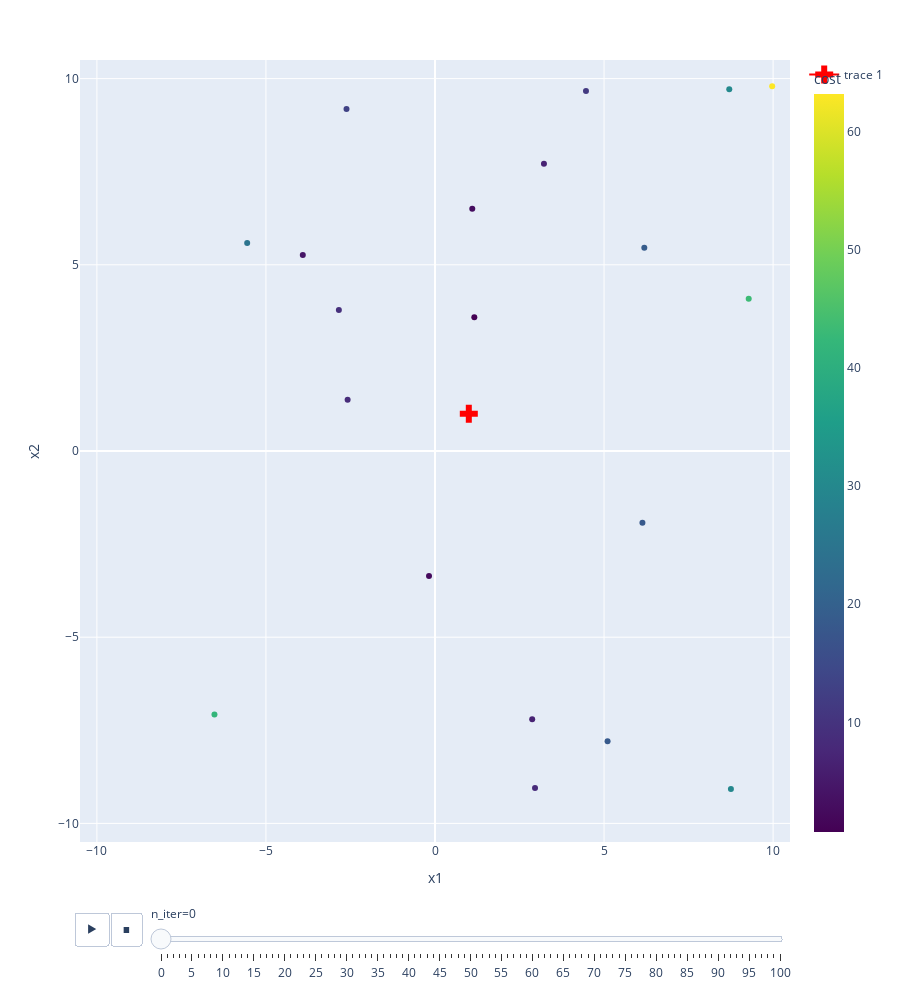

Notebook code cell kept with this figure:
### Markdown cell above
# [Levy](https://www.sfu.ca/~ssurjano/levy.html)

$f(\pmb{x^*}) = 0, at \pmb{x^*} = (1,..,1)$

### Code cell
sbc = pb.SimpleBeesContinuous(
    n_scout_bees = 20, 
    elite_site_params = (5,15), 
    best_site_params = (5, 10),
    bounds = (-10,10), 
    n_dim = 2,
    nbhd_radius = 2,
)

sbc.optimize(pb.levy)
sbc.plot(global_min=(1,1))

### Figure 1 — Plotly figure (JSON) as saved in the notebook; plotly's stock layout.template omitted (floating-point values rounded to 4 significant figures)
{"data": [{"hoverlabel": {"namelength": 0}, "hovertemplate": "n_iter=0<br>x1=%{x}<br>x2=%{y}<br>cost=%{marker.color}", "ids": [0, 1, 2, 3, 4, 5, 6, 7, 8, 9, 10, 11, 12, 13, 14, 15, 16, 17, 18, 19], "legendgroup": "", "marker": {"color": [0.7246, 2.244, 2.838, 4.445, 6.676, 6.826, 8.354, 8.477, 9.359, 11.39, 13.03, 18.16, 18.46, 18.82, 24.85, 29.77, 30.22, 41.84, 43.26, 63.17], "coloraxis": "coloraxis", "symbol": "circle"}, "mode": "markers", "name": "", "showlegend": false, "type": "scatter", "x": [1.163, -0.1772, 1.103, -3.911, 2.875, 3.222, 2.958, -2.584, -2.844, 4.465, -2.617, 6.135, 5.105, 6.191, -5.556, 8.752, 8.703, -6.523, 9.279, 9.973], "xaxis": "x", "y": [3.595, -3.354, 6.505, 5.262, -7.203, 7.711, -9.047, 1.375, 3.788, 9.666, 9.185, -1.927, -7.796, 5.459, 5.589, -9.078, 9.713, -7.078, 4.088, 9.797], "yaxis": "y"}, {"marker": {"color": "Red", "size": 15, "symbol": "cross"}, "type": "scatter", "x": [1], "y": [1]}], "layout": {"coloraxis": {"colorbar": {"title": {"text": "cost"}}, "colorscale": [[0, "#440154"], [0.1111, "#482878"], [0.2222, "#3e4989"], [0.3333, "#31688e"], [0.4444, "#26828e"], [0.5556, "#1f9e89"], [0.6667, "#35b779"], [0.7778, "#6ece58"], [0.8889, "#b5de2b"], [1, "#fde725"]]}, "height": 1000, "legend": {"tracegroupgap": 0}, "margin": {"t": 60}, "sliders": [{"active": 0, "currentvalue": {"prefix": "n_iter="}, "len": 0.9, "pad": {"b": 10, "t": 60}, "steps": [{"args": [["0"], {"frame": {"duration": 0, "redraw": false}, "fromcurrent": true, "mode": "immediate", "transition": {"duration": 0, "easing": "linear"}}], "label": "0", "method": "animate"}, {"args": [["1"], {"frame": {"duration": 0, "redraw": false}, "fromcurrent": true, "mode": "immediate", "transition": {"duration": 0, "easing": "linear"}}], "label": "1", "method": "animate"}, {"args": [["2"], {"frame": {"duration": 0, "redraw": false}, "fromcurrent": true, "mode": "immediate", "transition": {"duration": 0, "easing": "linear"}}], "label": "2", "method": "animate"}, {"args": [["3"], {"frame": {"duration": 0, "redraw": false}, "fromcurrent": true, "mode": "immediate", "transition": {"duration": 0, "easing": "linear"}}], "label": "3", "method": "animate"}, {"args": [["4"], {"frame": {"duration": 0, "redraw": false}, "fromcurrent": true, "mode": "immediate", "transition": {"duration": 0, "easing": "linear"}}], "label": "4", "method": "animate"}, {"args": [["5"], {"frame": {"duration": 0, "redraw": false}, "fromcurrent": true, "mode": "immediate", "transition": {"duration": 0, "easing": "linear"}}], "label": "5", "method": "animate"}, {"args": [["6"], {"frame": {"duration": 0, "redraw": false}, "fromcurrent": true, "mode": "immediate", "transition": {"duration": 0, "easing": "linear"}}], "label": "6", "method": "animate"}, {"args": [["7"], {"frame": {"duration": 0, "redraw": false}, "fromcurrent": true, "mode": "immediate", "transition": {"duration": 0, "easing": "linear"}}], "label": "7", "method": "animate"}, {"args": [["8"], {"frame": {"duration": 0, "redraw": false}, "fromcurrent": true, "mode": "immediate", "transition": {"duration": 0, "easing": "linear"}}], "label": "8", "method": "animate"}, {"args": [["9"], {"frame": {"duration": 0, "redraw": false}, "fromcurrent": true, "mode": "immediate", "transition": {"duration": 0, "easing": "linear"}}], "label": "9", "method": "animate"}, {"args": [["10"], {"frame": {"duration": 0, "redraw": false}, "fromcurrent": true, "mode": "immediate", "transition": {"duration": 0, "easing": "linear"}}], "label": "10", "method": "animate"}, {"args": [["11"], {"frame": {"duration": 0, "redraw": false}, "fromcurrent": true, "mode": "immediate", "transition": {"duration": 0, "easing": "linear"}}], "label": "11", "method": "animate"}, {"args": [["12"], {"frame": {"duration": 0, "redraw": false}, "fromcurrent": true, "mode": "immediate", "transition": {"duration": 0, "easing": "linear"}}], "label": "12", "method": "animate"}, {"args": [["13"], {"frame": {"duration": 0, "redraw": false}, "fromcurrent": true, "mode": "immediate", "transition": {"duration": 0, "easing": "linear"}}], "label": "13", "method": "animate"}, {"args": [["14"], {"frame": {"duration": 0, "redraw": false}, "fromcurrent": true, "mode": "immediate", "transition": {"duration": 0, "easing": "linear"}}], "label": "14", "method": "animate"}, {"args": [["15"], {"frame": {"duration": 0, "redraw": false}, "fromcurrent": true, "mode": "immediate", "transition": {"duration": 0, "easing": "linear"}}], "label": "15", "method": "animate"}, {"args": [["16"], {"frame": {"duration": 0, "redraw": false}, "fromcurrent": true, "mode": "immediate", "transition": {"duration": 0, "easing": "linear"}}], "label": "16", "method": "animate"}, {"args": [["17"], {"frame": {"duration": 0, "redraw": false}, "fromcurrent": true, "mode": "immediate", "transition": {"duration": 0, "easing": "linear"}}], "label": "17", "method": "animate"}, {"args": [["18"], {"frame": {"duration": 0, "redraw": false}, "fromcurrent": true, "mode": "immediate", "transition": {"duration": 0, "easing": "linear"}}], "label": "18", "method": "animate"}, {"args": [["19"], {"frame": {"duration": 0, "redraw": false}, "fromcurrent": true, "mode": "immediate", "transition": {"duration": 0, "easing": "linear"}}], "label": "19", "method": "animate"}, {"args": [["20"], {"frame": {"duration": 0, "redraw": false}, "fromcurrent": true, "mode": "immediate", "transition": {"duration": 0, "easing": "linear"}}], "label": "20", "method": "animate"}, {"args": [["21"], {"frame": {"duration": 0, "redraw": false}, "fromcurrent": true, "mode": "immediate", "transition": {"duration": 0, "easing": "linear"}}], "label": "21", "method": "animate"}, {"args": [["22"], {"frame": {"duration": 0, "redraw": false}, "fromcurrent": true, "mode": "immediate", "transition": {"duration": 0, "easing": "linear"}}], "label": "22", "method": "animate"}, {"args": [["23"], {"frame": {"duration": 0, "redraw": false}, "fromcurrent": true, "mode": "immediate", "transition": {"duration": 0, "easing": "linear"}}], "label": "23", "method": "animate"}, {"args": [["24"], {"frame": {"duration": 0, "redraw": false}, "fromcurrent": true, "mode": "immediate", "transition": {"duration": 0, "easing": "linear"}}], "label": "24", "method": "animate"}, {"args": [["25"], {"frame": {"duration": 0, "redraw": false}, "fromcurrent": true, "mode": "immediate", "transition": {"duration": 0, "easing": "linear"}}], "label": "25", "method": "animate"}, {"args": [["26"], {"frame": {"duration": 0, "redraw": false}, "fromcurrent": true, "mode": "immediate", "transition": {"duration": 0, "easing": "linear"}}], "label": "26", "method": "animate"}, {"args": [["27"], {"frame": {"duration": 0, "redraw": false}, "fromcurrent": true, "mode": "immediate", "transition": {"duration": 0, "easing": "linear"}}], "label": "27", "method": "animate"}, {"args": [["28"], {"frame": {"duration": 0, "redraw": false}, "fromcurrent": true, "mode": "immediate", "transition": {"duration": 0, "easing": "linear"}}], "label": "28", "method": "animate"}, {"args": [["29"], {"frame": {"duration": 0, "redraw": false}, "fromcurrent": true, "mode": "immediate", "transition": {"duration": 0, "easing": "linear"}}], "label": "29", "method": "animate"}, {"args": [["30"], {"frame": {"duration": 0, "redraw": false}, "fromcurrent": true, "mode": "immediate", "transition": {"duration": 0, "easing": "linear"}}], "label": "30", "method": "animate"}, {"args": [["31"], {"frame": {"duration": 0, "redraw": false}, "fromcurrent": true, "mode": "immediate", "transition": {"duration": 0, "easing": "linear"}}], "label": "31", "method": "animate"}, {"args": [["32"], {"frame": {"duration": 0, "redraw": false}, "fromcurrent": true, "mode": "immediate", "transition": {"duration": 0, "easing": "linear"}}], "label": "32", "method": "animate"}, {"args": [["33"], {"frame": {"duration": 0, "redraw": false}, "fromcurrent": true, "mode": "immediate", "transition": {"duration": 0, "easing": "linear"}}], "label": "33", "method": "animate"}, {"args": [["34"], {"frame": {"duration": 0, "redraw": false}, "fromcurrent": true, "mode": "immediate", "transition": {"duration": 0, "easing": "linear"}}], "label": "34", "method": "animate"}, {"args": [["35"], {"frame": {"duration": 0, "redraw": false}, "fromcurrent": true, "mode": "immediate", "transition": {"duration": 0, "easing": "linear"}}], "label": "35", "method": "animate"}, {"args": [["36"], {"frame": {"duration": 0, "redraw": false}, "fromcurrent": true, "mode": "immediate", "transition": {"duration": 0, "easing": "linear"}}], "label": "36", "method": "animate"}, {"args": [["37"], {"frame": {"duration": 0, "redraw": false}, "fromcurrent": true, "mode": "immediate", "transition": {"duration": 0, "easing": "linear"}}], "label": "37", "method": "animate"}, {"args": [["38"], {"frame": {"duration": 0, "redraw": false}, "fromcurrent": true, "mode": "immediate", "transition": {"duration": 0, "easing": "linear"}}], "label": "38", "method": "animate"}, {"args": [["39"], {"frame": {"duration": 0, "redraw": false}, "fromcurrent": true, "mode": "immediate", "transition": {"duration": 0, "easing": "linear"}}], "label": "39", "method": "animate"}, {"args": [["40"], {"frame": {"duration": 0, "redraw": false}, "fromcurrent": true, "mode": "immediate", "transition": {"duration": 0, "easing": "linear"}}], "label": "40", "method": "animate"}, {"args": [["41"], {"frame": {"duration": 0, "redraw": false}, "fromcurrent": true, "mode": "immediate", "transition": {"duration": 0, "easing": "linear"}}], "label": "41", "method": "animate"}, {"args": [["42"], {"frame": {"duration": 0, "redraw": false}, "fromcurrent": true, "mode": "immediate", "transition": {"duration": 0, "easing": "linear"}}], "label": "42", "method": "animate"}, {"args": [["43"], {"frame": {"duration": 0, "redraw": false}, "fromcurrent": true, "mode": "immediate", "transition": {"duration": 0, "easing": "linear"}}], "label": "43", "method": "animate"}, {"args": [["44"], {"frame": {"duration": 0, "redraw": false}, "fromcurrent": true, "mode": "immediate", "transition": {"duration": 0, "easing": "linear"}}], "label": "44", "method": "animate"}, {"args": [["45"], {"frame": {"duration": 0, "redraw": false}, "fromcurrent": true, "mode": "immediate", "transition": {"duration": 0, "easing": "linear"}}], "label": "45", "method": "animate"}, {"args": [["46"], {"frame": {"duration": 0, "redraw": false}, "fromcurrent": true, "mode": "immediate", "transition": {"duration": 0, "easing": "linear"}}], "label": "46", "method": "animate"}, {"args": [["47"], {"frame": {"duration": 0, "redraw": false}, "fromcurrent": true, "mode": "immediate", "transition": {"duration": 0, "easing": "linear"}}], "label": "47", "method": "animate"}, {"args": [["48"], {"frame": {"duration": 0, "redraw": false}, "fromcurrent": true, "mode": "immediate", "transition": {"duration": 0, "easing": "linear"}}], "label": "48", "method": "animate"}, {"args": [["49"], {"frame": {"duration": 0, "redraw": false}, "fromcurrent": true, "mode": "immediate", "transition": {"duration": 0, "easing": "linear"}}], "label": "49", "method": "animate"}, {"args": [["50"], {"frame": {"duration": 0, "redraw": false}, "fromcurrent": true, "mode": "immediate", "transition": {"duration": 0, "easing": "linear"}}], "label": "50", "method": "animate"}, {"args": [["51"], {"frame": {"duration": 0, "redraw": false}, "fromcurrent": true, "mode": "immediate", "transition": {"duration": 0, "easing": "linear"}}], "label": "51", "method": "animate"}, {"args": [["52"], {"frame": {"duration": 0, "redraw": false}, "fromcurrent": true, "mode": "immediate", "transition": {"duration": 0, "easing": "linear"}}], "label": "52", "method": "animate"}, {"args": [["53"], {"frame": {"duration": 0, "redraw": false}, "fromcurrent": true, "mode": "immediate", "transition": {"duration": 0, "easing": "linear"}}], "label": "53", "method": "animate"}, {"args": [["54"], {"frame": {"duration": 0, "redraw": false}, "fromcurrent": true, "mode": "immediate", "transition": {"duration": 0, "easing": "linear"}}], "label": "54", "method": "animate"}, {"args": [["55"], {"frame": {"duration": 0, "redraw": false}, "fromcurrent": true, "mode": "immediate", "transition": {"duration": 0, "easing": "linear"}}], "label": "55", "method": "animate"}, {"args": [["56"], {"frame": {"duration": 0, "redraw": false}, "fromcurrent": true, "mode": "immediate", "transition": {"duration": 0, "easing": "linear"}}], "label": "56", "method": "animate"}, {"args": [["57"], {"frame": {"duration": 0, "redraw": false}, "fromcurrent": true, "mode": "immediate", "transition": {"duration": 0, "easing": "linear"}}], "label": "57", "method": "animate"}, {"args": [["58"], {"frame": {"duration": 0, "redraw": false}, "fromcurrent": true, "mode": "immediate", "transition": {"duration": 0, "easing": "linear"}}], "label": "58", "method": "animate"}, {"args": [["59"], {"frame": {"duration": 0, "redraw": false}, "fromcurrent": true, "mode": "immediate", "transition": {"duration": 0, "easing": "linear"}}], "label": "59", "method": "animate"}, {"args": [["60"], {"frame": {"duration": 0, "redraw": false}, "fromcurrent": true, "mode": "immediate", "transition": {"duration": 0, "easing": "linear"}}], "label": "60", "method": "animate"}, {"args": [["61"], {"frame": {"duration": 0, "redraw": false}, "fromcurrent": true, "mode": "immediate", "transition": {"duration": 0, "easing": "linear"}}], "label": "61", "method": "animate"}, {"args": [["62"], {"frame": {"duration": 0, "redraw": false}, "fromcurrent": true, "mode": "immediate", "transition": {"duration": 0, "easing": "linear"}}], "label": "62", "method": "animate"}, {"args": [["63"], {"frame": {"duration": 0, "redraw": false}, "fromcurrent": true, "mode": "immediate", "transition": {"duration": 0, "easing": "linear"}}], "label": "63", "method": "animate"}, {"args": [["64"], {"frame": {"duration": 0, "redraw": false}, "fromcurrent": true, "mode": "immediate", "transition": {"duration": 0, "easing": "linear"}}], "label": "64", "method": "animate"}, {"args": [["65"], {"frame": {"duration": 0, "redraw": false}, "fromcurrent": true, "mode": "immediate", "transition": {"duration": 0, "easing": "linear"}}], "label": "65", "method": "animate"}, {"args": [["66"], {"frame": {"duration": 0, "redraw": false}, "fromcurrent": true, "mode": "immediate", "transition": {"duration": 0, "easing": "linear"}}], "label": "66", "method": "animate"}, {"args": [["67"], {"frame": {"duration": 0, "redraw": false}, "fromcurrent": true, "mode": "immediate", "transition": {"duration": 0, "easing": "linear"}}], "label": "67", "method": "animate"}, {"args": [["68"], {"frame": {"duration": 0, "redraw": false}, "fromcurrent": true, "mode": "immediate", "transition": {"duration": 0, "easing": "linear"}}], "label": "68", "method": "animate"}, {"args": [["69"], {"frame": {"duration": 0, "redraw": false}, "fromcurrent": true, "mode": "immediate", "transition": {"duration": 0, "easing": "linear"}}], "label": "69", "method": "animate"}, {"args": [["70"], {"frame": {"duration": 0, "redraw": false}, "fromcurrent": true, "mode": "immediate", "transition": {"duration": 0, "easing": "linear"}}], "label": "70", "method": "animate"}, {"args": [["71"], {"frame": {"duration": 0, "redraw": false}, "fromcurrent": true, "mode": "immediate", "transition": {"duration": 0, "easing": "linear"}}], "label": "71", "method": "animate"}, {"args": [["72"], {"frame": {"duration": 0, "redraw": false}, "fromcurrent": true, "mode": "immediate", "transition": {"duration": 0, "easing": "linear"}}], "label": "72", "method": "animate"}, {"args": [["73"], {"frame": {"duration": 0, "redraw": false}, "fromcurrent": true, "mode": "immediate", "transition": {"duration": 0, "easing": "linear"}}], "label": "73", "method": "animate"}, {"args": [["74"], {"frame": {"duration": 0, "redraw": false}, "fromcurrent": true, "mode": "immediate", "transition": {"duration": 0, "easing": "linear"}}], "label": "74", "method": "animate"}, {"args": [["75"], {"frame": {"duration": 0, "redraw": false}, "fromcurrent": true, "mode": "immediate", "transition": {"duration": 0, "easing": "linear"}}], "label": "75", "method": "animate"}, {"args": [["76"], {"frame": {"duration": 0, "redraw": false}, "fromcurrent": true, "mode": "immediate", "transition": {"duration": 0, "easing": "linear"}}], "label": "76", "method": "animate"}, {"args": [["77"], {"frame": {"duration": 0, "redraw": false}, "fromcurrent": true, "mode": "immediate", "transition": {"duration": 0, "easing": "linear"}}], "label": "77", "method": "animate"}, {"args": [["78"], {"frame": {"duration": 0, "redraw": false}, "fromcurrent": true, "mode": "immediate", "transition": {"duration": 0, "easing": "linear"}}], "label": "78", "method": "animate"}, {"args": [["79"], {"frame": {"duration": 0, "redraw": false}, "fromcurrent": true, "mode": "immediate", "transition": {"duration": 0, "easing": "linear"}}], "label": "79", "method": "animate"}, {"args": [["80"], {"frame": {"duration": 0, "redraw": false}, "fromcurrent": true, "mode": "immediate", "transition": {"duration": 0, "easing": "linear"}}], "label": "80", "method": "animate"}, {"args": [["81"], {"frame": {"duration": 0, "redraw": false}, "fromcurrent": true, "mode": "immediate", "transition": {"duration": 0, "easing": "linear"}}], "label": "81", "method": "animate"}, {"args": [["82"], {"frame": {"duration": 0, "redraw": false}, "fromcurrent": true, "mode": "immediate", "transition": {"duration": 0, "easing": "linear"}}], "label": "82", "method": "animate"}, {"args": [["83"], {"frame": {"duration": 0, "redraw": false}, "fromcurrent": true, "mode": "immediate", "transition": {"duration": 0, "easing": "linear"}}], "label": "83", "method": "animate"}, {"args": [["84"], {"frame": {"duration": 0, "redraw": false}, "fromcurrent": true, "mode": "immediate", "transition": {"duration": 0, "easing": "linear"}}], "label": "84", "method": "animate"}, {"args": [["85"], {"frame": {"duration": 0, "redraw": false}, "fromcurrent": true, "mode": "immediate", "transition": {"duration": 0, "easing": "linear"}}], "label": "85", "method": "animate"}, {"args": [["86"], {"frame": {"duration": 0, "redraw": false}, "fromcurrent": true, "mode": "immediate", "transition": {"duration": 0, "easing": "linear"}}], "label": "86", "method": "animate"}, {"args": [["87"], {"frame": {"duration": 0, "redraw": false}, "fromcurrent": true, "mode": "immediate", "transition": {"duration": 0, "easing": "linear"}}], "label": "87", "method": "animate"}, {"args": [["88"], {"frame": {"duration": 0, "redraw": false}, "fromcurrent": true, "mode": "immediate", "transition": {"duration": 0, "easing": "linear"}}], "label": "88", "method": "animate"}, {"args": [["89"], {"frame": {"duration": 0, "redraw": false}, "fromcurrent": true, "mode": "immediate", "transition": {"duration": 0, "easing": "linear"}}], "label": "89", "method": "animate"}, {"args": [["90"], {"frame": {"duration": 0, "redraw": false}, "fromcurrent": true, "mode": "immediate", "transition": {"duration": 0, "easing": "linear"}}], "label": "90", "method": "animate"}, {"args": [["91"], {"frame": {"duration": 0, "redraw": false}, "fromcurrent": true, "mode": "immediate", "transition": {"duration": 0, "easing": "linear"}}], "label": "91", "method": "animate"}, {"args": [["92"], {"frame": {"duration": 0, "redraw": false}, "fromcurrent": true, "mode": "immediate", "transition": {"duration": 0, "easing": "linear"}}], "label": "92", "method": "animate"}, {"args": [["93"], {"frame": {"duration": 0, "redraw": false}, "fromcurrent": true, "mode": "immediate", "transition": {"duration": 0, "easing": "linear"}}], "label": "93", "method": "animate"}, {"args": [["94"], {"frame": {"duration": 0, "redraw": false}, "fromcurrent": true, "mode": "immediate", "transition": {"duration": 0, "easing": "linear"}}], "label": "94", "method": "animate"}, {"args": [["95"], {"frame": {"duration": 0, "redraw": false}, "fromcurrent": true, "mode": "immediate", "transition": {"duration": 0, "easing": "linear"}}], "label": "95", "method": "animate"}, {"args": [["96"], {"frame": {"duration": 0, "redraw": false}, "fromcurrent": true, "mode": "immediate", "transition": {"duration": 0, "easing": "linear"}}], "label": "96", "method": "animate"}, {"args": [["97"], {"frame": {"duration": 0, "redraw": false}, "fromcurrent": true, "mode": "immediate", "transition": {"duration": 0, "easing": "linear"}}], "label": "97", "method": "animate"}, {"args": [["98"], {"frame": {"duration": 0, "redraw": false}, "fromcurrent": true, "mode": "immediate", "transition": {"duration": 0, "easing": "linear"}}], "label": "98", "method": "animate"}, {"args": [["99"], {"frame": {"duration": 0, "redraw": false}, "fromcurrent": true, "mode": "immediate", "transition": {"duration": 0, "easing": "linear"}}], "label": "99", "method": "animate"}, {"args": [["100"], {"frame": {"duration": 0, "redraw": false}, "fromcurrent": true, "mode": "immediate", "transition": {"duration": 0, "easing": "linear"}}], "label": "100", "method": "animate"}], "x": 0.1, "xanchor": "left", "y": 0, "yanchor": "top"}], "updatemenus": [{"buttons": [{"args": [null, {"frame": {"duration": 500, "redraw": false}, "fromcurrent": true, "mode": "immediate", "transition": {"duration": 500, "easing": "linear"}}], "label": "&#9654;", "method": "animate"}, {"args": [[null], {"frame": {"duration": 0, "redraw": false}, "fromcurrent": true, "mode": "immediate", "transition": {"duration": 0, "easing": "linear"}}], "label": "&#9724;", "method": "animate"}], "direction": "left", "pad": {"r": 10, "t": 70}, "showactive": false, "type": "buttons", "x": 0.1, "xanchor": "right", "y": 0, "yanchor": "top"}], "xaxis": {"anchor": "y", "domain": [0, 1], "range": [-10.5, 10.5], "title": {"text": "x1"}}, "yaxis": {"anchor": "x", "domain": [0, 1], "range": [-10.5, 10.5], "title": {"text": "x2"}}}}
